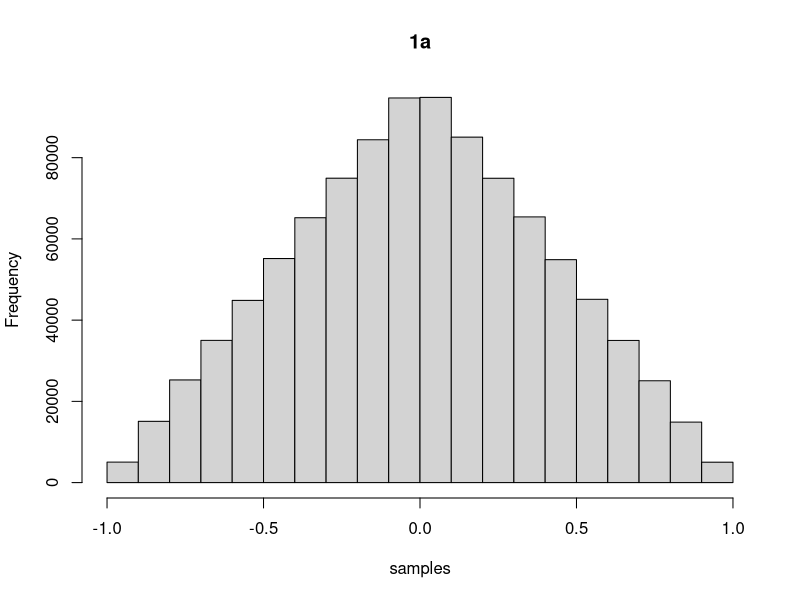
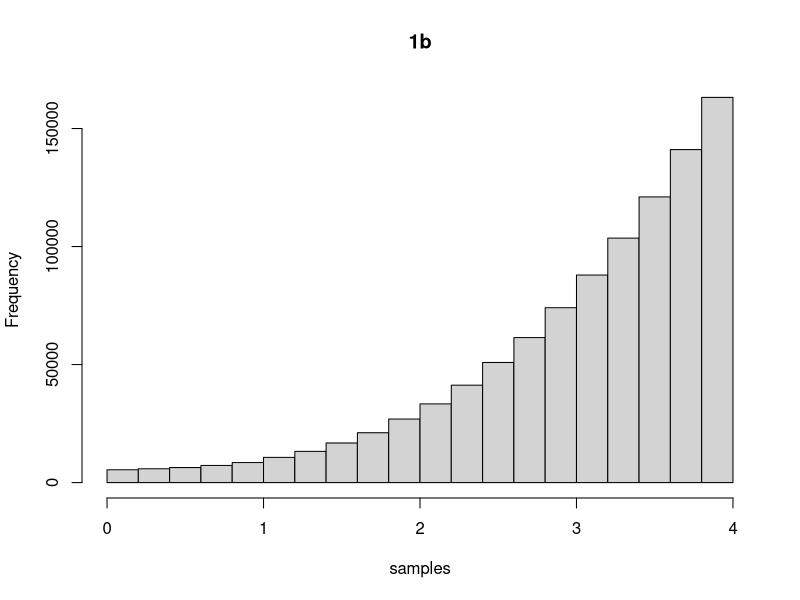

These charts were generated, in order, by the following R code: (Note: this script raises an error after producing the figures.)
# Yaw Amankwah
# HW6

# Question 1
#(a) f(x) = 1-|x|, |x| <= 1
f = function (x) {
  return (1 - abs(x))
}

# f decreasing function on [0,1].
# Max occurs at x = 0, f(0) = 1
# f increasing on [-1,0].
# Max occurs at x = 0, f(0) = 1
# Overall max at x = 0. f(0) = 1
# Pick M = 2

n = 1e6
samples = rep(0,n)
k = 1
M = 2
while (k <= n) {
  x = 2 * runif(1) - 1
  V = runif(1)
  if (V < (f(x)/M)) {
    samples[k] = x; k = k + 1
  }
}
hist(samples, main='1a')


#(b) f(x) = (1/360)(4x^3 + 3x^2 + 10), x in [0,4]
f = function (x) {
  return ((1/360) * ((4 * x^3) + (3 * x^2) + 10))
}

# f strictly increasing function on [0,4].
# Max occurs at x = 4, f(4) = 0.872
# Pick M = 1

n = 1e6
samples = rep(0, n)
k = 1
while (k <= n) {
  x = 4 * runif(1)
  V = runif(1)
  if (V < f(x)) {
    samples[k] = x; k = k + 1
    }
}
hist(samples, main = '1b')


# Question 2

sigma_tilde = function (x_array) {
  n = length(x_array)
  x_bar = mean(x_array)
  sum = 0
  for (i in (1:n)) {
    sum = sum + (x_array[i] - x_bar)^2
  }
  return (sqrt(sum/(n-1)))
}

sigma_tilde_array = c()
n_array = c()
n = 100
x_array = runif(n)
sigma_tilde_array = append(sigma_tilde_array, sigma_tilde(x_array))
n_array = append(n_array, n)

i = 2
while (TRUE) {
  n = n * 100
  x_array = runif(n)
  sigma_tilde_array = append(sigma_tilde_array, sigma_tilde(x_array))
  n_array = append(n_array, n)
  if ((abs(sigma_tilde_array[i] - sigma_tilde_array[i-1])) < 1e-4) {
    break
  }
  i = i + 1
}

true_sigma_array = rep(sqrt(1/12), length(n_array))
M = cbind(n_array, sigma_tilde_array, true_sigma_array)
M
cat("\nAverage sigma tilde: ", mean(sigma_tilde_array))
cat("\nTrue sigma: ", sqrt(1/12))

# Question 3
f = function (x, L) {
  if (x <=1) {
    return ((1/(1+2*L)) * 2*x)
  }
  else {
    return (2/(1+2*L))
  }
}

# For any given L, 2x <=2.
# Max function occurs at 2/(1+2L) < 1
# Choose M = 1

n = 1e6
samples = rep(0, n)
k = 1
L = 5
while (k <= n) {
  x = (L+1)*runif(1) 
  V = runif(1)
  if (V < f(x, L)) {
    samples[k] = x; k = k + 1
  }
}
hist(samples)
# Question 4
#(a)
f = function (n, p, sigma) {
  flips_array = c()
  X_k_array = c()
  tails_array = c()
  for (i in (1:n)) {
    x = runif(1)
    if (x <= p) { # heads
      flips_array = append(flips_array, 1)
      x_k= rnorm(1)
      X_k_array = append(X_k_array, x_k)
    }
    else { # tails
      flips_array = append(flips_array, 0)
      x_k = rnorm(1,10, sigma^2)
      tails_array = append (tails_array, x_k)
      X_k_array = append(X_k_array, x_k)
    }
  }
  x_bar = mean(flips_array)
  t = length(tails_array)
  p_hat = 1 - (sum((flips_array - x_bar)^2))/(sum(flips_array))
  sigma_squared_hat = mean(tails_array^2) - 100
  
  hist(X_k_array)
  return (c(p_hat, sigma_squared_hat))
  
}

m = f(100, 3/4, 5)

#(b)
MSE = function (N) {
  total_p_mse = 0
  total_sigma_mse = 0
  for (i in (1:N)) {
    m = f(100, 3/4, 5)
    total_p_mse = total_p_mse + ((m[1] - .75)^2)
    total_sigma_mse = total_sigma_mse + ((m[2] - 25)^2)
  }
  return (c(total_p_mse/N, total_sigma_mse/N))
}
mse = MSE (10)
cat("\nEmpirical MSE p: ", mse[1])
cat("\nEmpirical MSE sigma: ", mse[2])


    

